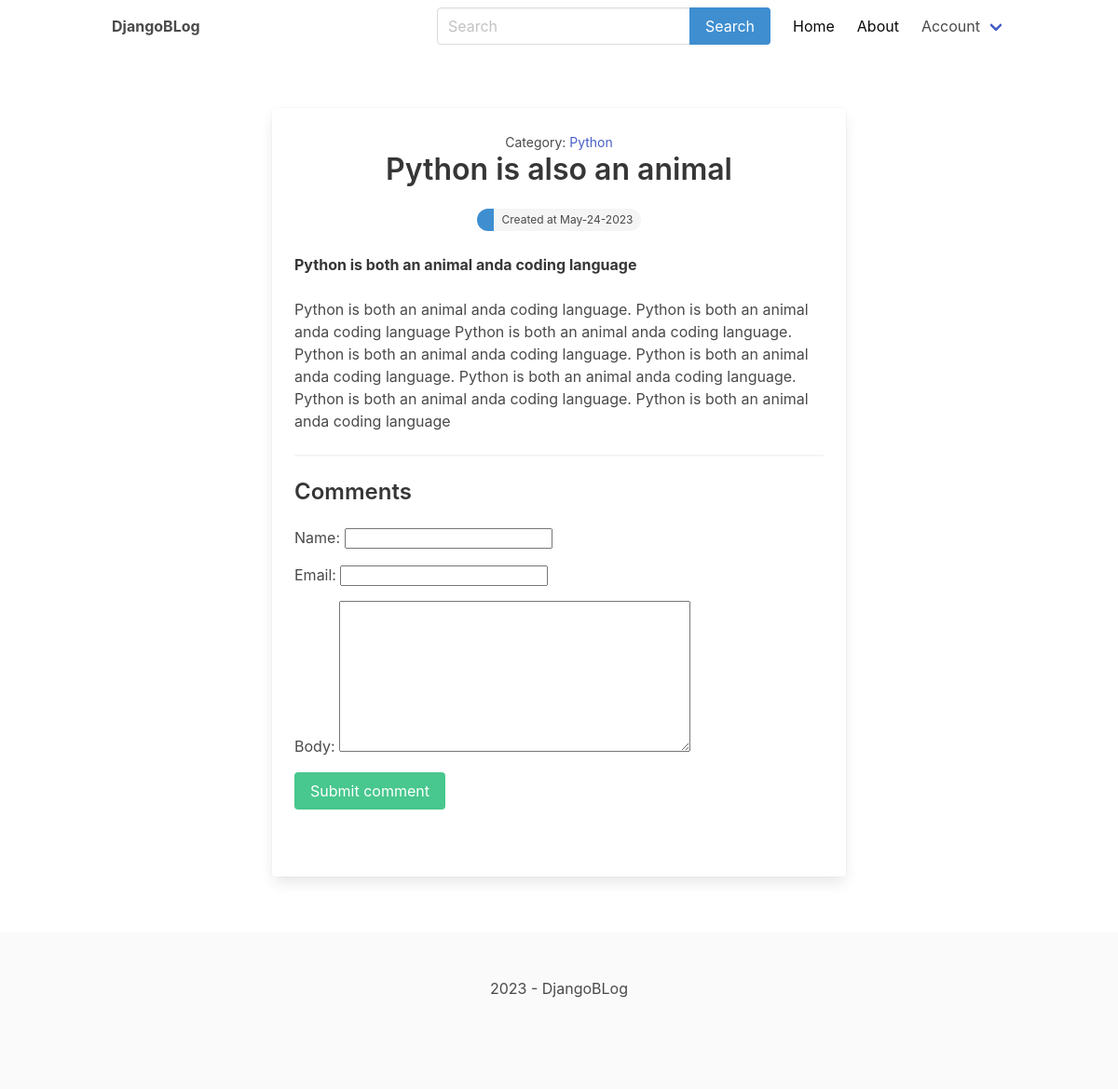
The page /python/python-is-also-an-animal/ on the database its author committed.
### blog/models.py (models this page shows, shortened)
class Post(models.Model):
    ACTIVE = 'active'
    DRAFT = 'draft'
    CHOICES_STATUS = (
        (ACTIVE, 'Active'),
        (DRAFT, 'Draft'),
    )
    category = models.ForeignKey(Category, on_delete=models.CASCADE, related_name='posts', null=True)
    title = models.CharField(max_length=200)
    intro = models.CharField(max_length=200)
    slug = models.SlugField(max_length=200, unique=True)
    body = models.TextField(max_length=800)
    updated = models.DateTimeField(auto_now=True)
    created = models.DateTimeField(auto_now_add=True)
    status = models.CharField(max_length=10, choices=CHOICES_STATUS, default=DRAFT)
    class Meta:
        ordering = ['-updated', '-created']

class Category(models.Model):
    name = models.CharField(max_length=200)
    slug = models.SlugField(max_length=200, unique=True)
    class Meta:
        ordering = ['name']
    def __str__(self):
        return self.name

### blog/views.py (the view, shortened to what this page needs)
# urls.py: path('<slug:category_slug>/<slug:slug>/', views.detail, name='post_detail'),
def detail(request, category_slug, slug):
    post = get_object_or_404(Post, slug=slug, status=Post.ACTIVE)
    form = CommentForm()
    return render(request, 'blog/detail.html', {'post': post, 'form': form})

### blog/forms.py
class CommentForm(forms.ModelForm):
    class Meta:
        model = Comment
        fields = ('name', 'email', 'body')

### blog/templates/blog/detail.html (shortened to what this page needs)
{% extends 'main.html' %}
{% block content %}
    <div class="container">
        <section class="articles">
            <div class="column is-8 is-offset-2">
                <div class="card article">
                    <div class="card-content">
                        <div class="media">
                            <div class="media-content has-text-centered">
                                <div>
                                    <p><small>Category: <a href="{% url 'category_detail' post.category.slug %}">{{ post.category }}</a></small></p>
                                </div>
                                <p class="title article-title">{{ post.title }}</p>
                                <div class="tags has-addons level-item">
                                    <span class="tag is-rounded is-info">{{ post.author }}</span>
                                    <span class="tag is-rounded">Created at {{ post.created|date:'M-d-Y' }}</span>
                                </div>
                            </div>
                        </div>
                        <div class="content article-intro">
                            <strong>{{ post.intro }}</strong>
                        </div>
                        <div class="content article-body">
                            {{ post.body|safe }}
                        </div>
                        <hr>
                        <div class="content article-comments">
                            <h2 class="subtitle is-4">Comments</h2>
                            <form method="post" class="mb-6">
                                {{ form.as_p }}
                                <div class="field">
                                    <div class="control">
                                        <button class="button is-success">Submit comment</button>
                                    </div>
                                </div>
                            </form>
                        </div>
                    </div>
                </div>
            </div>
        </section>
    </div>
{% endblock %}

### rows shown on the page
Post: category "Python", title "Python is also an animal", created "May-24-2023", intro "Python is both an animal anda coding language", body "Python is both an animal anda coding language. Python is both an animal anda coding language Python is both an animal anda coding language. Python is both an animal anda coding language. Python is both an animal anda coding language. Python is both an animal anda coding language. Python is both an animal anda coding language. Python is both an animal anda coding language"
